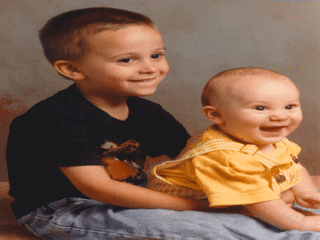
%> input picture MATLAB Code/kids.png, 320 x 240 px
$ octave coe_maker.m   (GNU Octave 9; MATLAB toolbox functions it lacks are replaced by stand-ins)
%> lines starting %> are read from the running program, lines starting %| are printed output that depends on the picture
% MATLAB code to generate a .coe file from an RGB image with 12-bit data in binary

% Read the input image (RGB)
imagePath = 'kids.png'; % Replace with your image file
img = imread(imagePath);
%> img is the input picture: size 240x320x3 uint8; mean R, G, B 128.7, 97.4, 77.9

% Check if the image is RGB
if size(img, 3) ~= 3
    error('The input image must be an RGB image.');
end

% Extract the R, G, B channels
R = img(:, :, 1); % Red channel
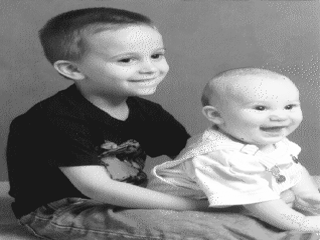
%> R: size 240x320 uint8; min 18, max 255, mean 128.7
G = img(:, :, 2); % Green channel
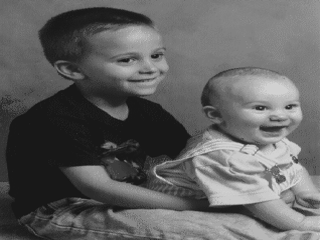
%> G: size 240x320 uint8; min 20, max 220, mean 97.4
B = img(:, :, 3); % Blue channel
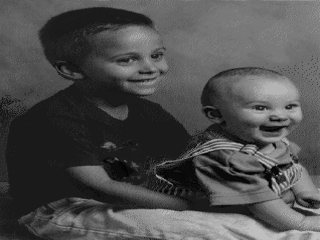
%> B: size 240x320 uint8; min 0, max 195, mean 77.9

% Normalize each channel to 4 bits (values between 0 and 15)
R4 = bitshift(uint16(R), -4); % Reduce to 4 bits
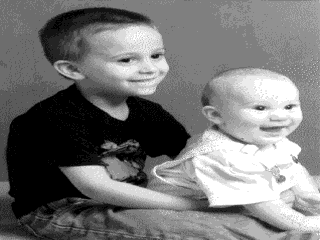
%> R4: size 240x320 uint16; min 1, max 15, mean 7.55; drawn with min black and max white
G4 = bitshift(uint16(G), -4); % Reduce to 4 bits
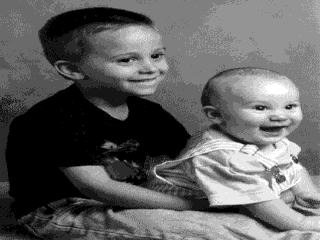
%> G4: size 240x320 uint16; min 1, max 13, mean 5.6; drawn with min black and max white
B4 = bitshift(uint16(B), -4); % Reduce to 4 bits
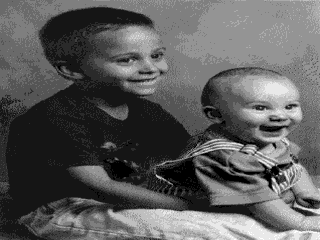
%> B4: size 240x320 uint16; min 0, max 12, mean 4.36; drawn with min black and max white

% Combine the channels into a 12-bit value (R[11:8], B[7:4], G[3:0])
img12 = bitshift(R4, 8) + bitshift(B4, 4) + G4;

% Open the .coe file for writing
outputFile = 'image_data_rgb_binary.coe';
fileID = fopen(outputFile, 'w');

% Write COE file header
fprintf(fileID, 'memory_initialization_radix=2;\n');
fprintf(fileID, 'memory_initialization_vector=\n');

% Write pixel data to the COE file
[row, col, ~] = size(img);
%> row = 240; col = 320
for i = 1:row
    for j = 1:col
        % Convert each 12-bit value to binary string
        binaryValue = dec2bin(img12(i, j), 12); % 12-bit binary string
        fprintf(fileID, '%s', binaryValue); % Write the binary string
        if i == row && j == col
            fprintf(fileID, ';\n'); % End of file
        else
            fprintf(fileID, ',\n'); % Separate with a comma
        end
    end
end

% Close the file
fclose(fileID);

disp(['Binary COE file generated: ', outputFile]);
